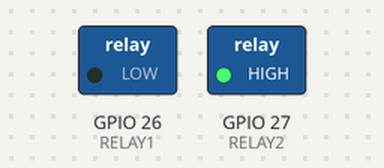
The sketch below on a simulated ESP32. Parts: switched loads named in the sketch (green lamp = pin HIGH).

Above: at 0.5 s.
At 2.5 s:
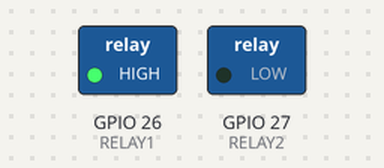
At 3.5 s:
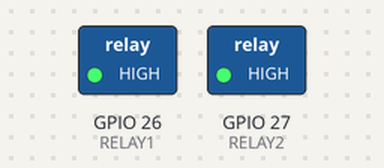
Timing chart, 0 to 5.2 s (numbered marks = the images above):
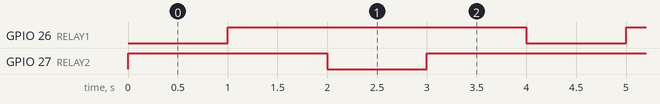

Measured:
- by itself, GPIO 26 (RELAY1), GPIO 27 (RELAY2): alternates HIGH for 3.0 s and LOW for 1.0 s
- by itself, everything shown: repeats every 4.0 s, in 4 steps

The sketch:

relay_test_esp32.ino
```cpp
// Define relay pins
#define RELAY1  26  // Connect IN1 of the relay module to GPIO 26
#define RELAY2  27  // Connect IN2 of the relay module to GPIO 27

void setup() {
    // Set relay pins as output
    pinMode(RELAY1, OUTPUT);
    pinMode(RELAY2, OUTPUT);

    // Ensure relays are OFF at startup
    digitalWrite(RELAY1, HIGH);  // Assuming LOW activates the relay
    digitalWrite(RELAY2, HIGH);
}

void loop() {
    // Turn Relay 1 ON
    digitalWrite(RELAY1, LOW);
    delay(1000); // 1 second

    // Turn Relay 1 OFF
    digitalWrite(RELAY1, HIGH);
    delay(1000); // 1 second

    // Turn Relay 2 ON
    digitalWrite(RELAY2, LOW);
    delay(1000); // 1 second

    // Turn Relay 2 OFF
    digitalWrite(RELAY2, HIGH);
    delay(1000); // 1 second
}
```
